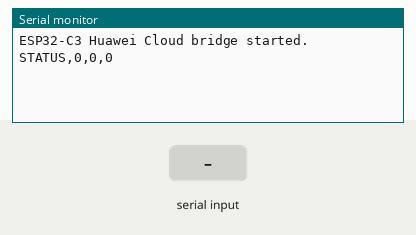
Recording of a sketch running on a simulated ESP32-C3. Shown: the last lines printed to the serial monitor. Inputs (shaded band) come from the test bench. WiFi joins after 1.5 s; servers stay silent unless stated; no MQTT or app messages arrive unless stated.

Above: at 1.5 s.
1.6 s: "90,45\n" received over Serial
At 2.4 s:
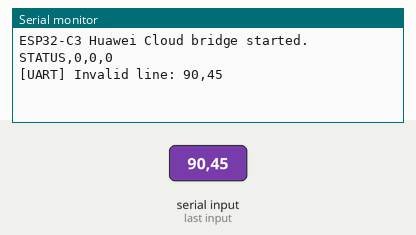
3.1 s: "5\n" received over Serial
At 3.5 s:
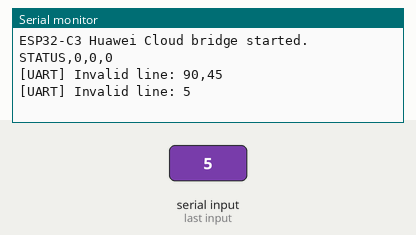
6.1 s: "ENV,90,45,200,10\n" received over Serial
8.0 s: "ENV,90,45,200,10\n" received over Serial
At 8.5 s:
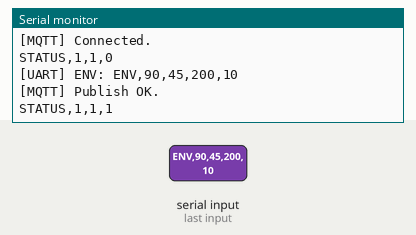

Measured:
- after the input at 1.6 s, the serial monitor: prints a new line at once (image 1)
- after the input at 3.1 s, the serial monitor: prints a new line at once (image 2)
- after the input at 8.0 s, the serial monitor: prints a new line at once (image 3)

The sketch:

esp32c3_huawei_cloud.ino
```cpp
/*
 * ESP32-C3 Arduino 程序：接收 STM32 环境数据并上传华为云。
 *
 * STM32 发来的格式：ENV,25.3,60.1,350,42\r\n
 * 接线：STM32 PA2(TX) -> ESP32-C3 GPIO20(U0RXD)
 *       STM32 PA3(RX) <- ESP32-C3 GPIO21(U0TXD)
 *
 * Arduino IDE 需要安装 PubSubClient 库。
 *
 * 数据流：STM32 ENV 文本 -> Serial0 行缓冲 -> JSON -> MQTT 属性上报；
 * 状态流：Wi-Fi/MQTT/发布结果 -> STATUS 文本 -> STM32 LCD。
 * keepWiFiConnected、keepMqttConnected 和 readStm32Line 都是短轮询函数，
 * loop() 不使用长时间阻塞，才能同时维护网络心跳和串口接收。
 */

/* ESP32 的 Wi-Fi 功能。 */
#include <WiFi.h>
/* 简单 MQTT 客户端库。 */
#include <PubSubClient.h>

/*
 * Wi-Fi 名称和密码：程序不会在串口打印它们。
 * 当前文件把凭据编译进固件，仅适合本地实验；分享工程前应替换，并优先改成
 * 单独的、不提交版本库的本地配置文件。注释不会让固件中的明文凭据变安全。
 */
const char *WIFI_SSID = "CHANGE_ME";
const char *WIFI_PASSWORD = "CHANGE_ME";

/* 华为云设备连接参数。 */
const char *HUAWEI_HOST = "CHANGE_ME";
const uint16_t HUAWEI_PORT = 1883;
const char *HUAWEI_DEVICE_ID = "CHANGE_ME";
const char *HUAWEI_CLIENT_ID = "CHANGE_ME";
const char *HUAWEI_PASSWORD = "CHANGE_ME";
const char *HUAWEI_TOPIC = "CHANGE_ME";

/* 板载 ESP32-C3 的 U0RXD/U0TXD 引脚。 */
const int UART0_RX_PIN = 20;
const int UART0_TX_PIN = 21;

/* WiFiClient 负责 TCP，PubSubClient 在 TCP 上实现 MQTT。 */
WiFiClient wifiClient;
PubSubClient mqttClient(wifiClient);

/* 保存从 STM32 收到的一行文本。 */
char stm32Line[96];
size_t stm32LineLength = 0U;

/* 限制反复断线时的重连频率，避免不停刷屏。 */
unsigned long lastWiFiAttemptMs = 0U;
unsigned long lastMqttAttemptMs = 0U;

/* 记录最近一次发布是否成功，返回给 STM32 的 LCD 页面。 */
bool lastPublishOk = false;

/* 向 STM32 返回当前 Wi-Fi、MQTT 和发布状态。 */
void sendStatus()
{
  /* bool 转成 0/1 文本，STM32 可用固定格式 sscanf 安全解析。 */
  uint8_t wifiOk = (WiFi.status() == WL_CONNECTED) ? 1U : 0U;
  uint8_t mqttOk = mqttClient.connected() ? 1U : 0U;
  uint8_t publishOk = lastPublishOk ? 1U : 0U;

  /* Serial0 对应 GPIO20/GPIO21，会送回 STM32 的 PA3。 */
  Serial0.printf("STATUS,%u,%u,%u\r\n", wifiOk, mqttOk, publishOk);
}

/* Wi-Fi 未连接时，每 5 秒发起一次非阻塞连接。 */
void keepWiFiConnected()
{
  if (WiFi.status() == WL_CONNECTED)
  {
    return;
  }

  if (millis() - lastWiFiAttemptMs < 5000U)
  {
    return;
  }

  lastWiFiAttemptMs = millis();
  lastPublishOk = false;
  Serial.println("[WiFi] Connecting...");
  WiFi.begin(WIFI_SSID, WIFI_PASSWORD);
  sendStatus();
}

/* MQTT 未连接时，每 5 秒尝试重新连接华为云。 */
void keepMqttConnected()
{
  if (WiFi.status() != WL_CONNECTED)
  {
    return;
  }

  if (mqttClient.connected())
  {
    return;
  }

  if (millis() - lastMqttAttemptMs < 5000U)
  {
    return;
  }

  lastMqttAttemptMs = millis();
  lastPublishOk = false;
  Serial.println("[MQTT] Connecting Huawei Cloud...");

  /* 参数依次为：客户端 ID、用户名（设备 ID）、密码。 */
  if (mqttClient.connect(HUAWEI_CLIENT_ID, HUAWEI_DEVICE_ID, HUAWEI_PASSWORD))
  {
    Serial.println("[MQTT] Connected.");
  }
  else
  {
    Serial.print("[MQTT] Failed, state=");
    Serial.println(mqttClient.state());
  }

  sendStatus();
}

/* 将当前收到的四项环境数据包装成华为云属性上报 JSON。 */
void publishEnvironment()
{
  float temperature = 0.0F;
  float humidity = 0.0F;
  uint16_t light = 0U;
  uint16_t airQuality = 0U;
  char payload[220];

  /* 只接受完整的 ENV 数据行，格式错误时不会上传。 */
  if (sscanf(stm32Line, "ENV,%f,%f,%hu,%hu", &temperature, &humidity, &light, &airQuality) != 4)
  {
    Serial.print("[UART] Invalid line: ");
    Serial.println(stm32Line);
    return;
  }

  /* 没有 MQTT 连接时，保留数据由下一次 STM32 发送时再上传。 */
  if (!mqttClient.connected())
  {
    Serial.println("[MQTT] Offline, ENV data skipped.");
    lastPublishOk = false;
    sendStatus();
    return;
  }

  /* service_id 必须与华为云产品模型中的服务标识一致。 */
  /* snprintf 最多写 sizeof(payload)-1 字节，并自动补字符串结束符。 */
  snprintf(payload, sizeof(payload),
           "{\"services\":[{\"service_id\":\"environment\",\"properties\":{\"temperature\":%.1f,\"humidity\":%.1f,\"light\":%u,\"air_quality\":%u}}]}",
           temperature, humidity, light, airQuality);

  Serial.print("[UART] ENV: ");
  Serial.println(stm32Line);

  /* 成功返回 true，表示 MQTT 客户端已经把数据交给网络栈。 */
  lastPublishOk = mqttClient.publish(HUAWEI_TOPIC, payload);
  Serial.println(lastPublishOk ? "[MQTT] Publish OK." : "[MQTT] Publish failed.");
  sendStatus();
}

/* 逐个字符读取 STM32 串口；收到换行符时处理完整的一行数据。 */
void readStm32Line()
{
  /* 串口可能一次只到几个字符，因此 stm32LineLength 必须跨 loop 保留。 */
  while (Serial0.available() > 0)
  {
    char received = (char)Serial0.read();

    if (received == '\n')
    {
      stm32Line[stm32LineLength] = '\0';
      publishEnvironment();
      stm32LineLength = 0U;
      continue;
    }

    /* \r 是换行的一部分，不需要保存。 */
    if (received == '\r')
    {
      continue;
    }

    /* 数组还有空间才保存新字符，避免越界。 */
    if (stm32LineLength < sizeof(stm32Line) - 1U)
    {
      stm32Line[stm32LineLength++] = received;
    }
    else
    {
      /* 数据过长时直接丢弃本行，等待下一行重新同步。 */
      stm32LineLength = 0U;
    }
  }
}

/* Arduino 上电后只初始化一次。 */
void setup()
{
  /* Serial 是 ESP32-C3 原生 USB 调试串口。 */
  Serial.begin(115200);
  delay(300);
  Serial.println("ESP32-C3 Huawei Cloud bridge started.");

  /* Serial0 是接到 STM32 PA2/PA3 的硬件串口。 */
  Serial0.begin(115200, SERIAL_8N1, UART0_RX_PIN, UART0_TX_PIN);

  WiFi.mode(WIFI_STA);
  mqttClient.setServer(HUAWEI_HOST, HUAWEI_PORT);
  mqttClient.setBufferSize(256U);
  sendStatus();
}

/* Arduino 主循环：维护网络、处理 MQTT、读取 STM32 数据。 */
void loop()
{
  keepWiFiConnected();
  keepMqttConnected();
  mqttClient.loop();
  readStm32Line();
}
```
